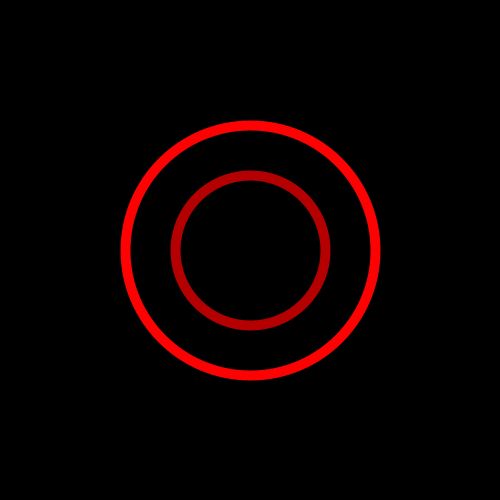
Frame 1 (no input)
Frame 60 (the mouse pressed at the canvas centre just before this capture): identical to frame 1, image omitted
Frame 120 (the mouse held since frame 60 and released just before this capture): identical to frame 1, image omitted

The Processing sketch that drew this single still picture (run headless with seeded random() and noise(); from frame 60 on, the mouse is pressed at the canvas centre):

// Processing sketch: sketch_02b_HSB_vs_RGB
// ── sketch_02b_HSB_vs_RGB.pde
/* What will we look at:
RGB vs HSB
Why or when would we want to use these?
*/

float newHue = 0;

void setup() {  // use setup to set your screen properties and declare stuff once
  size(500, 500);
}

void draw() {  // a looping space that runs your program
  
  strokeWeight(10); // new "settings" functions - why not Attributes?
  background(0,0,0);
  //RGB Color
  
  // shifting degree's and percentages of brightness and contrast
  colorMode(HSB,360,100,100);
  fill(0,99, 0); 
  stroke(360,99,99);
  ellipse(250, 250, 250, 250);
  
  //shifting only on the 8 bit ranges of 0 to 255
  colorMode(RGB);
  fill(0,0,0);
  stroke(255,0,0);
  ellipse(250, 250, 150, 150);
  
}
